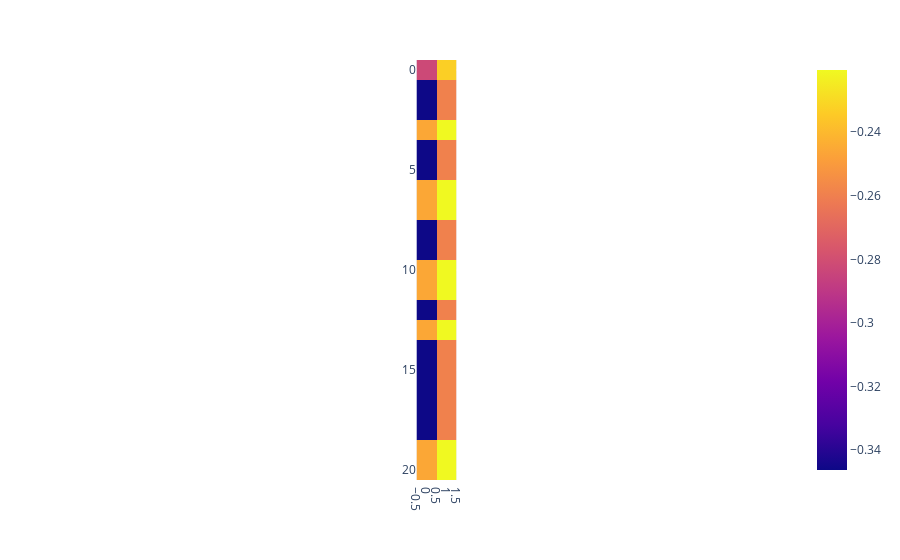

Write notebook code for a chart like this one.
### Code cell
px.imshow((A @ v).detach().cpu().numpy())

### Figure 1 — Plotly figure (JSON) as saved in the notebook; plotly's stock layout.template omitted (floating-point values rounded to 4 significant figures)
{"data": [{"coloraxis": "coloraxis", "hovertemplate": "x: %{x}<br>y: %{y}<br>color: %{z}<extra></extra>", "name": "0", "type": "heatmap", "xaxis": "x", "yaxis": "y", "z": [[-0.2824, -0.2328], [-0.3463, -0.2593], [-0.3463, -0.2593], [-0.2459, -0.2204], [-0.3463, -0.2593], [-0.3463, -0.2593], [-0.2459, -0.2204], [-0.2459, -0.2204], [-0.3463, -0.2593], [-0.3463, -0.2593], [-0.2459, -0.2204], [-0.2459, -0.2204], [-0.3463, -0.2593], [-0.2459, -0.2204], [-0.3463, -0.2593], [-0.3463, -0.2593], [-0.3463, -0.2593], [-0.3463, -0.2593], [-0.3463, -0.2593], [-0.2459, -0.2204], [-0.2459, -0.2204]]}], "layout": {"coloraxis": {"colorscale": [[0, "#0d0887"], [0.1111, "#46039f"], [0.2222, "#7201a8"], [0.3333, "#9c179e"], [0.4444, "#bd3786"], [0.5556, "#d8576b"], [0.6667, "#ed7953"], [0.7778, "#fb9f3a"], [0.8889, "#fdca26"], [1, "#f0f921"]]}, "margin": {"t": 60}, "xaxis": {"anchor": "y", "constrain": "domain", "domain": [0, 1], "scaleanchor": "y"}, "yaxis": {"anchor": "x", "autorange": "reversed", "constrain": "domain", "domain": [0, 1]}}}
